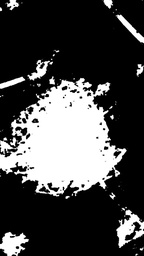
#> input picture imgs/segmented/segnostra.jpg, 144 x 256 px, shrunk from 720 x 1280 before the run, found by its file name
$ python lesion_detection.py
#> lines starting #> are read from the running program, lines starting #| are printed output that depends on the picture; after the words box and inside, x2 and y2 are one past the last pixel; in counts of white or black regions, pixels touching at a corner belong together
import numpy as np
import cv2 as cv
from matplotlib import pyplot as plt

import os

import cv2
import imutils
import scipy
from PIL import Image
from skimage.color import rgb2gray
from scipy.spatial import distance
import numpy as np
from scipy import ndimage
from itertools import cycle

from scipy.ndimage import binary_dilation, binary_erosion, \
                        gaussian_filter, gaussian_gradient_magnitude

image_name = "nostra.jpg"

project_root = os.path.dirname(os.path.dirname(__file__)) + "/MelanomaDetection/"
image_source = project_root+ "imgs/"+image_name
image_seg = project_root+ "imgs/segmented/seg"+image_name
save_path_not_cropped = project_root+ "imgs/cropped/notcropped"+image_name
save_path_cropped = project_root+ "imgs/cropped/"+image_name
save_path_lesion = project_root+ "imgs/cropped/lesion/"+image_name


def find_biggest_contour(image):
   image = image.copy()
   contours, hierarchy = cv2.findContours(image, cv2.RETR_LIST, cv2.CHAIN_APPROX_SIMPLE)

   contour_sizes = [(cv2.contourArea(contour), contour) for contour in contours]
   biggest_contour = max(contour_sizes, key=lambda x: x[0])[1]

   mask = np.zeros(image.shape, np.uint8)
   cv2.drawContours(mask, [biggest_contour], -1, 255, -1)
   #cv2.imshow('this is mask', mask)
   #cv2.waitKey(0)
   return biggest_contour, mask


img = cv2.imread(image_seg, cv2.IMREAD_GRAYSCALE)
#> img is the input picture: shape (256, 144); min 0, max 255, mean 71.6
basewidth = img.shape[1] / 340.
#> basewidth = 0.424
#gray = cv2.cvtColor(img, cv2.COLOR_BGR2GRAY)
_,thresh = cv2.threshold(img,128,255,cv2.THRESH_BINARY)
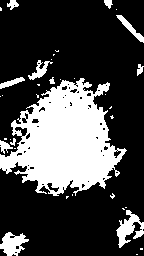
#> thresh: shape (256, 144); 28% white; 36 white regions (24 under 20 px)

contours, _ = cv2.findContours(thresh, cv2.RETR_TREE,
                               cv2.CHAIN_APPROX_NONE)
#> contours = 90 contours, 70 with area under 20; largest, box (x1, y1, x2, y2) and area: (0, 78, 127, 196) 8568, (116, 210, 144, 248) 390, (0, 232, 29, 256) 386, (116, 15, 144, 43) 154, (28, 60, 53, 80) 137

#cv2.imshow("thresh", thresh)
#cv2.imshow("Image", image)


height, width = img.shape[:2]
#> height = 256; width = 144
print("measuring infos...")

im = cv2.imread(image_source)
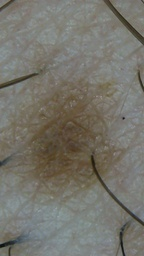
#> input picture imgs/nostra.jpg, 144 x 256 px, shrunk from 720 x 1280 before the run, found by its file name
#> im is the input picture: shape (256, 144, 3); mean B, G, R 107.2, 115.9, 117.7


#cnt = contours[0]
#cv2.drawContours(img, [cnt], 0, (0,255,0), 3)


xcentro = int(width/2)
#> xcentro = 72
ycentro = int(height/2)
#> ycentro = 128

#cnt = contours[0]
print(f"total length of contour found={len(contours)}")
#| total length of contour found=90
cx= xcentro
#> cx = 72
cy = ycentro
#> cy = 128
print(f"center of image= {cx, cy}")
#| center of image= (72, 128)
success = False
m, a = find_biggest_contour(img)
#> in find_biggest_contour, `contours, hierarchy = cv2.findContours(image, cv2.RETR_LIST, cv2.CHAIN..`: contours = 823 contours, 811 with area under 20; largest, box (x1, y1, x2, y2) and area: (0, 48, 144, 256) 13688, (96, 0, 144, 48) 604, (0, 224, 32, 256) 566, (0, 0, 25, 16) 200, (133, 58, 144, 80) 119
#> in find_biggest_contour, `contour_sizes = [(cv2.contourArea(contour), contour) for contour in co..`: contour_sizes = 823 items, first 6: (0, [[27, 255]]), (0, [[21, 255]]), (2, [[138, 254], [139, 253], [140, 254], [139, 255]]), (0, [[31, 254], [30, 255]]), (0, [[23, 254]]), (2, [[133, 253], [134, 252], [135, 253], [134, 254]])
#> in find_biggest_contour, `biggest_contour = max(contour_sizes, key=lambda x: x[0])[1]`: biggest_contour = contour of 1219 points, box (x1, y1, x2, y2) (0, 48, 144, 256), area 13688
#> in find_biggest_contour, `cv2.drawContours(mask, [biggest_contour], -1, 255, -1)`:
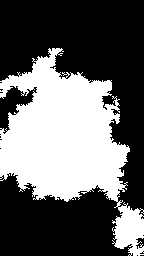
#> mask: shape (256, 144); 39.2% white; 1 white region, box (x1, y1, x2, y2) and area: (0, 48, 144, 256) 14461
#> m has the same summary as biggest_contour in find_biggest_contour
for cnt in (m):
    M = cv2.moments(cnt)

    if(M['m00'] != 0):
        cx = int(M['m10']/M['m00'])
        cy = int(M['m01']/M['m00'])
        area = M['m00']

        if((distance.euclidean((cx, cy), (xcentro, ycentro)) < 30)):
            success = True
            print(f"area={area}")
            break
#> this loop made 1219 passes
#> cnt on passes 1 to 3: [[49, 48]], [[48, 49]], [[49, 50]]


#reading normal image
img2 = cv2.imread(image_source, cv2.IMREAD_COLOR)

# Reading same image in another
# variable and converting to gray scale.
img = cv2.imread(image_seg, cv2.IMREAD_GRAYSCALE)

# Converting image to a binary image
# ( black and white only image).
_, threshold = cv2.threshold(img, 110, 255, cv2.THRESH_BINARY)
#> threshold: shape (256, 144); 28.5% white; 36 white regions (25 under 20 px)

# Detecting contours in image.
contours, sizes = cv2.findContours(threshold, cv2.RETR_TREE,
                               cv2.CHAIN_APPROX_SIMPLE)
#> contours = 88 contours, 67 with area under 20; largest, box (x1, y1, x2, y2) and area: (0, 78, 127, 196) 8738, (116, 210, 144, 248) 406, (0, 232, 29, 256) 392, (28, 60, 53, 81) 168, (116, 15, 144, 43) 157; sizes = 88 rows, first 6: [1, -1, -1, -1], [2, 0, -1, -1], [6, 1, 3, -1], [4, -1, -1, 2], [5, 3, -1, 2], [-1, 4, -1, 2]

real_max, boh = find_biggest_contour(img)
#> real_max has the same summary as biggest_contour in find_biggest_contour

approx = cv2.approxPolyDP(real_max, 0.009 * cv2.arcLength(cnt, True), True)
#> approx has the same summary as biggest_contour in find_biggest_contour

# draws boundary of contours.
cv2.drawContours(img2, [approx], 0, (0, 255, 0), 2)
#> img2: shape (256, 144, 3); 11.56% of pixels changed, all inside (x1, y1, x2, y2) = (0, 47, 144, 256)

# Used to flatted the array containing
# the co-ordinates of the vertices.
#n = approx.ravel()


# Showing the final image.
#cv2.imshow('image2', img2)
cv2.imwrite(save_path_not_cropped, img2)
#cv2.waitKey(0)

#########################################################################################################################################


original_image = img2
image = original_image.copy()
gray = cv2.cvtColor(image, cv2.COLOR_BGR2GRAY)
blurred = cv2.GaussianBlur(gray, (3, 3), 0)
canny = cv2.Canny(blurred, 120, 255, 1)
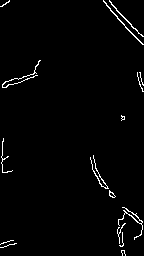
#> canny: shape (256, 144); 1.9% white in thin lines or dots
#cv2.imshow('canny', canny)


# Find contours in the image
cnts = cv2.findContours(canny.copy(), cv2.RETR_TREE, cv2.CHAIN_APPROX_NONE)
#> cnts = 18 contours, 14 with area under 20; largest, box (x1, y1, x2, y2) and area: (103, 0, 144, 45) 38, (109, 0, 144, 37) 30, (118, 207, 143, 240) 27, (109, 190, 116, 198) 22
cnts = cnts[0] if len(cnts) == 2 else cnts[1]

# Obtain area for each contour
contour_sizes = [(cv2.contourArea(contour), contour) for contour in cnts]
#> contour_sizes = 18 items

# Find maximum contour and crop for ROI section
largest_contour = approx
#> largest_contour has the same summary as biggest_contour in find_biggest_contour
x,y,w,h = cv2.boundingRect(largest_contour)
#> x = 0; y = 48; w = 144; h = 208
cv2.rectangle(image, (x, y), (x + w, y + h), (36,255,12), 2)
#> image: shape (256, 144, 3); mean B, G, R 92.7, 135, 101.1
ROI = original_image[y:y+h, x:x+w]
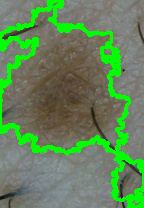
#> ROI: shape (208, 144, 3); mean B, G, R 89.2, 133.3, 99.1


#cv2.imshow("ROI", ROI)
basewidth = img.shape[1] / 340.
ROI2 = cv2.resize(ROI, (int(img.shape[0]/basewidth), int(img.shape[1]/basewidth)))
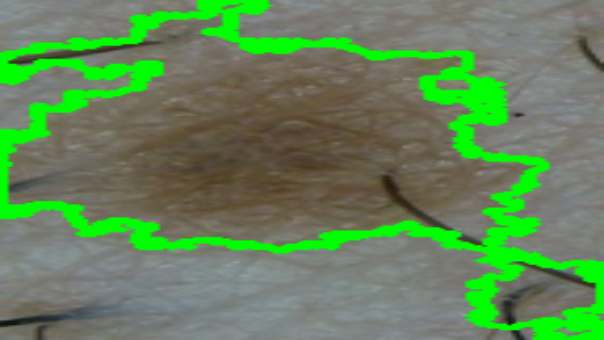
#> ROI2: shape (340, 604, 3); mean B, G, R 89.1, 133.2, 99
cv2.imwrite(save_path_cropped, ROI2)
#cv2.imshow("canny", canny)
#cv2.imshow("detected", image)
cv2.waitKey(0)


img = cv.imread(image_source)

mask = np.zeros(img.shape[:2],np.uint8)
bgdModel = np.zeros((1,65),np.float64)
fgdModel = np.zeros((1,65),np.float64)
rect = (x,y,w,h)
#> rect = (0, 48, 144, 208)
cv.grabCut(img,mask,rect,bgdModel,fgdModel,20,cv.GC_INIT_WITH_RECT)
mask2 = np.where((mask==2)|(mask==0),0,1).astype('uint8')
#mask2 = np.where((mask==2)|(mask==0),0,1).astype('uint8')
img = img*mask2[:,:,np.newaxis]
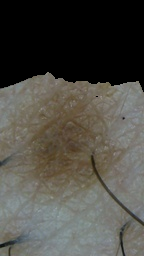
#> img: shape (256, 144, 3); mean B, G, R 69.9, 76.5, 78.3
#plt.imshow(img),plt.colorbar(),plt.show()
cv2.imwrite(save_path_lesion, img)
